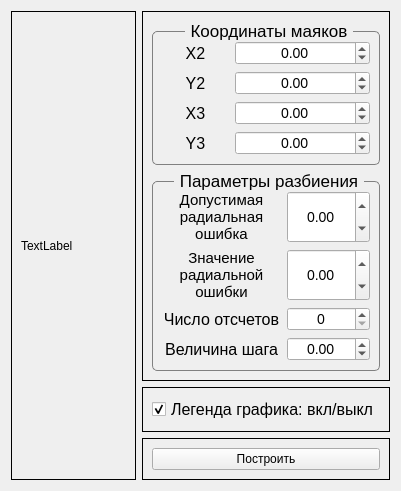
      <widget class="QWidget" name="page_method_1">
       <attribute name="title">
        <string>Разностно-дальномерный</string>
       </attribute>
       <layout class="QHBoxLayout" name="horizontalLayout_3">
        <item>
         <layout class="QHBoxLayout" name="h_layout_main_m_1" stretch="10,5">
          <item>
           <widget class="QFrame" name="frame_graph_m_1">
            <property name="frameShape">
             <enum>QFrame::Box</enum>
            </property>
            <property name="frameShadow">
             <enum>QFrame::Plain</enum>
            </property>
            <layout class="QHBoxLayout" name="horizontalLayout_9">
             <item>
              <widget class="QLabel" name="lbl_to_morph_into_graph_m_1">
               <property name="text">
                <string>TextLabel</string>
               </property>
              </widget>
             </item>
            </layout>
           </widget>
          </item>
          <item>
           <layout class="QVBoxLayout" name="v_layout_active_m_1" stretch="20,2,3">
            <item>
             <widget class="QFrame" name="frame_parameters_m_1">
              <property name="frameShape">
               <enum>QFrame::Box</enum>
              </property>
              <property name="frameShadow">
               <enum>QFrame::Plain</enum>
              </property>
              <layout class="QVBoxLayout" name="verticalLayout_3">
               <item>
                <widget class="QGroupBox" name="groupBox_coords_m_1">
                 <property name="baseSize">
                  <size>
                   <width>0</width>
                   <height>0</height>
                  </size>
                 </property>
                 <property name="font">
                  <font>
                   <pointsize>13</pointsize>
                  </font>
                 </property>
                 <property name="styleSheet">
                  <string notr="true">QGroupBox{border:1px solid gray;border-radius:5px;margin-top: 10px;}
QGroupBox::title{subcontrol-origin: margin; subcontrol-position:top center;padding:0 3px;}</string>
                 </property>
                 <property name="title">
                  <string>Координаты маяков</string>
                 </property>
                 <property name="alignment">
                  <set>Qt::AlignCenter</set>
                 </property>
                 <layout class="QHBoxLayout" name="horizontalLayout_7">
                  <item>
                   <layout class="QGridLayout" name="gridLayout_coords_m_1" columnstretch="1,2">
                    <property name="sizeConstraint">
                     <enum>QLayout::SetDefaultConstraint</enum>
                    </property>
                    <item row="1" column="1">
                     <widget class="QDoubleSpinBox" name="doubleSpinBox_y1_m_1">
                      <property name="sizePolicy">
                       <sizepolicy hsizetype="Minimum" vsizetype="Minimum">
                        <horstretch>0</horstretch>
                        <verstretch>0</verstretch>
                       </sizepolicy>
                      </property>
                      <property name="font">
                       <font>
                        <pointsize>-1</pointsize>
                       </font>
                      </property>
                      <property name="styleSheet">
                       <string notr="true">QDoubleSpinBox{font-size: 14px; text-align: right}</string>
                      </property>
                      <property name="alignment">
                       <set>Qt::AlignCenter</set>
                      </property>
                      <property name="minimum">
                       <double>-1000.000000000000000</double>
                      </property>
                      <property name="maximum">
                       <double>1000.000000000000000</double>
                      </property>
                      <property name="value">
                       <double>0.000000000000000</double>
                      </property>
                     </widget>
                    </item>
                    <item row="0" column="1">
                     <widget class="QDoubleSpinBox" name="doubleSpinBox_x1_m_1">
                      <property name="sizePolicy">
                       <sizepolicy hsizetype="Minimum" vsizetype="Minimum">
                        <horstretch>0</horstretch>
                        <verstretch>0</verstretch>
                       </sizepolicy>
                      </property>
                      <property name="font">
                       <font>
                        <pointsize>-1</pointsize>
                       </font>
                      </property>
                      <property name="styleSheet">
                       <string notr="true">QDoubleSpinBox{font-size: 14px; text-align: right}</string>
                      </property>
                      <property name="alignment">
                       <set>Qt::AlignCenter</set>
                      </property>
                      <property name="minimum">
                       <double>-1000.000000000000000</double>
                      </property>
                      <property name="maximum">
                       <double>1000.000000000000000</double>
                      </property>
                     </widget>
                    </item>
                    <item row="0" column="0">
                     <widget class="QLabel" name="label_x1_m_1">
                      <property name="font">
                       <font>
                        <pointsize>12</pointsize>
                       </font>
                      </property>
                      <property name="text">
                       <string>X2</string>
                      </property>
                      <property name="alignment">
                       <set>Qt::AlignCenter</set>
                      </property>
                     </widget>
                    </item>
                    <item row="2" column="0">
                     <widget class="QLabel" name="label_x2_m_1">
                      <property name="font">
                       <font>
                        <pointsize>12</pointsize>
                       </font>
                      </property>
                      <property name="text">
                       <string>X3</string>
                      </property>
                      <property name="alignment">
                       <set>Qt::AlignCenter</set>
                      </property>
                     </widget>
                    </item>
                    <item row="1" column="0">
                     <widget class="QLabel" name="label_y1_m_1">
                      <property name="font">
                       <font>
                        <pointsize>12</pointsize>
                       </font>
                      </property>
                      <property name="text">
                       <string>Y2</string>
                      </property>
                      <property name="alignment">
                       <set>Qt::AlignCenter</set>
                      </property>
                     </widget>
                    </item>
                    <item row="3" column="0">
                     <widget class="QLabel" name="label_y2_m_1">
                      <property name="font">
                       <font>
                        <pointsize>12</pointsize>
                       </font>
                      </property>
                      <property name="text">
                       <string>Y3</string>
                      </property>
                      <property name="alignment">
                       <set>Qt::AlignCenter</set>
                      </property>
                     </widget>
                    </item>
                    <item row="2" column="1">
                     <widget class="QDoubleSpinBox" name="doubleSpinBox_x2_m_1">
                      <property name="sizePolicy">
                       <sizepolicy hsizetype="Minimum" vsizetype="Minimum">
                        <horstretch>0</horstretch>
                        <verstretch>0</verstretch>
                       </sizepolicy>
                      </property>
                      <property name="font">
                       <font>
                        <pointsize>-1</pointsize>
                       </font>
                      </property>
                      <property name="styleSheet">
                       <string notr="true">QDoubleSpinBox{font-size: 14px; text-align: right}</string>
                      </property>
                      <property name="alignment">
                       <set>Qt::AlignCenter</set>
                      </property>
                      <property name="minimum">
                       <double>-1000.000000000000000</double>
                      </property>
                      <property name="maximum">
                       <double>1000.000000000000000</double>
                      </property>
                     </widget>
                    </item>
                    <item row="3" column="1">
                     <widget class="QDoubleSpinBox" name="doubleSpinBox_y2_m_1">
                      <property name="sizePolicy">
                       <sizepolicy hsizetype="Minimum" vsizetype="Minimum">
                        <horstretch>0</horstretch>
                        <verstretch>0</verstretch>
                       </sizepolicy>
                      </property>
                      <property name="font">
                       <font>
                        <pointsize>-1</pointsize>
                       </font>
                      </property>
                      <property name="styleSheet">
                       <string notr="true">QDoubleSpinBox{font-size: 14px; text-align: right}</string>
                      </property>
                      <property name="alignment">
                       <set>Qt::AlignCenter</set>
                      </property>
                      <property name="minimum">
                       <double>-1000.000000000000000</double>
                      </property>
                      <property name="maximum">
                       <double>1000.000000000000000</double>
                      </property>
                     </widget>
                    </item>
                   </layout>
                  </item>
                 </layout>
                </widget>
               </item>
               <item>
                <widget class="QGroupBox" name="groupBox_partition_parameters_m_1">
                 <property name="font">
                  <font>
                   <pointsize>13</pointsize>
                  </font>
                 </property>
                 <property name="styleSheet">
                  <string notr="true">QGroupBox{border:1px solid gray;border-radius:5px;margin-top: 10px;}
QGroupBox::title{subcontrol-origin: margin; subcontrol-position:top center;padding:0 3px;}</string>
                 </property>
                 <property name="title">
                  <string>Параметры разбиения</string>
                 </property>
                 <property name="alignment">
                  <set>Qt::AlignCenter</set>
                 </property>
                 <layout class="QHBoxLayout" name="horizontalLayout_8">
                  <item>
                   <layout class="QGridLayout" name="gridLayout_params_m_1" columnstretch="5,3">
                    <item row="0" column="0">
                     <widget class="QLabel" name="label_sigma_d_m_1">
                      <property name="font">
                       <font>
                        <pointsize>11</pointsize>
                       </font>
                      </property>
                      <property name="acceptDrops">
                       <bool>false</bool>
                      </property>
                      <property name="text">
                       <string>Допустимая радиальная ошибка</string>
                      </property>
                      <property name="textFormat">
                       <enum>Qt::AutoText</enum>
                      </property>
                      <property name="scaledContents">
                       <bool>false</bool>
                      </property>
                      <property name="alignment">
                       <set>Qt::AlignCenter</set>
                      </property>
                      <property name="wordWrap">
                       <bool>true</bool>
                      </property>
                     </widget>
                    </item>
                    <item row="2" column="0">
                     <widget class="QLabel" name="label_p_m_1">
                      <property name="font">
                       <font>
                        <pointsize>12</pointsize>
                       </font>
                      </property>
                      <property name="text">
                       <string>Число отсчетов</string>
                      </property>
                      <property name="alignment">
                       <set>Qt::AlignCenter</set>
                      </property>
                     </widget>
                    </item>
                    <item row="3" column="0">
                     <widget class="QLabel" name="label_r_m_1">
                      <property name="font">
                       <font>
                        <pointsize>12</pointsize>
                       </font>
                      </property>
                      <property name="text">
                       <string>Величина шага</string>
                      </property>
                      <property name="alignment">
                       <set>Qt::AlignCenter</set>
                      </property>
                     </widget>
                    </item>
                    <item row="1" column="0">
                     <widget class="QLabel" name="label_sigma_r_m_1">
                      <property name="font">
                       <font>
                        <pointsize>11</pointsize>
                       </font>
                      </property>
                      <property name="text">
                       <string>Значение радиальной ошибки</string>
                      </property>
                      <property name="alignment">
                       <set>Qt::AlignCenter</set>
                      </property>
                      <property name="wordWrap">
                       <bool>true</bool>
                      </property>
                     </widget>
                    </item>
                    <item row="0" column="1">
                     <widget class="QDoubleSpinBox" name="doubleSpinBox_sigma_d_m_1">
                      <property name="sizePolicy">
                       <sizepolicy hsizetype="Minimum" vsizetype="Minimum">
                        <horstretch>0</horstretch>
                        <verstretch>0</verstretch>
                       </sizepolicy>
                      </property>
                      <property name="font">
                       <font>
                        <pointsize>-1</pointsize>
                       </font>
                      </property>
                      <property name="styleSheet">
                       <string notr="true">QDoubleSpinBox{font-size: 14px; text-align: right}</string>
                      </property>
                      <property name="alignment">
                       <set>Qt::AlignCenter</set>
                      </property>
                      <property name="minimum">
                       <double>-1000.000000000000000</double>
                      </property>
                      <property name="maximum">
                       <double>1000.000000000000000</double>
                      </property>
                     </widget>
                    </item>
                    <item row="1" column="1">
                     <widget class="QDoubleSpinBox" name="doubleSpinBox_sigma_r_m_1">
                      <property name="sizePolicy">
                       <sizepolicy hsizetype="Minimum" vsizetype="Minimum">
                        <horstretch>0</horstretch>
                        <verstretch>0</verstretch>
                       </sizepolicy>
                      </property>
                      <property name="font">
                       <font>
                        <pointsize>-1</pointsize>
                       </font>
                      </property>
                      <property name="styleSheet">
                       <string notr="true">QDoubleSpinBox{font-size: 14px; text-align: right}</string>
                      </property>
                      <property name="alignment">
                       <set>Qt::AlignCenter</set>
                      </property>
                      <property name="minimum">
                       <double>-1000.000000000000000</double>
                      </property>
                      <property name="maximum">
                       <double>1000.000000000000000</double>
                      </property>
                     </widget>
                    </item>
                    <item row="2" column="1">
                     <widget class="QSpinBox" name="spinBox_p_m_1">
                      <property name="sizePolicy">
                       <sizepolicy hsizetype="Minimum" vsizetype="Minimum">
                        <horstretch>0</horstretch>
                        <verstretch>0</verstretch>
                       </sizepolicy>
                      </property>
                      <property name="font">
                       <font>
                        <pointsize>-1</pointsize>
                       </font>
                      </property>
                      <property name="styleSheet">
                       <string notr="true">QSpinBox{font-size: 14px; text-align: right}</string>
                      </property>
                      <property name="alignment">
                       <set>Qt::AlignCenter</set>
                      </property>
                      <property name="maximum">
                       <number>1000</number>
                      </property>
                     </widget>
                    </item>
                    <item row="3" column="1">
                     <widget class="QDoubleSpinBox" name="doubleSpinBox_r_m_1">
                      <property name="sizePolicy">
                       <sizepolicy hsizetype="Minimum" vsizetype="Minimum">
                        <horstretch>0</horstretch>
                        <verstretch>0</verstretch>
                       </sizepolicy>
                      </property>
                      <property name="font">
                       <font>
                        <pointsize>-1</pointsize>
                       </font>
                      </property>
                      <property name="styleSheet">
                       <string notr="true">QDoubleSpinBox{font-size: 14px; text-align: right}</string>
                      </property>
                      <property name="alignment">
                       <set>Qt::AlignCenter</set>
                      </property>
                      <property name="minimum">
                       <double>-1000.000000000000000</double>
                      </property>
                      <property name="maximum">
                       <double>1000.000000000000000</double>
                      </property>
                     </widget>
                    </item>
                   </layout>
                  </item>
                 </layout>
                </widget>
               </item>
              </layout>
             </widget>
            </item>
            <item>
             <widget class="QFrame" name="frame_legend_m_1">
              <property name="frameShape">
               <enum>QFrame::Box</enum>
              </property>
              <property name="frameShadow">
               <enum>QFrame::Plain</enum>
              </property>
              <layout class="QHBoxLayout" name="horizontalLayout_5">
               <item>
                <widget class="QCheckBox" name="checkBox_legend_m_1">
                 <property name="sizePolicy">
                  <sizepolicy hsizetype="Minimum" vsizetype="Minimum">
                   <horstretch>0</horstretch>
                   <verstretch>0</verstretch>
                  </sizepolicy>
                 </property>
                 <property name="font">
                  <font>
                   <pointsize>12</pointsize>
                  </font>
                 </property>
                 <property name="text">
                  <string>Легенда графика: вкл/выкл</string>
                 </property>
                 <property name="iconSize">
                  <size>
                   <width>32</width>
                   <height>20</height>
                  </size>
                 </property>
                 <property name="checked">
                  <bool>true</bool>
                 </property>
                </widget>
               </item>
              </layout>
             </widget>
            </item>
            <item>
             <widget class="QFrame" name="frame_buttons_m_1">
              <property name="frameShape">
               <enum>QFrame::Box</enum>
              </property>
              <property name="frameShadow">
               <enum>QFrame::Plain</enum>
              </property>
              <layout class="QHBoxLayout" name="horizontalLayout_4">
               <item>
                <widget class="QPushButton" name="btn_plot_m_1">
                 <property name="sizePolicy">
                  <sizepolicy hsizetype="Minimum" vsizetype="Minimum">
                   <horstretch>0</horstretch>
                   <verstretch>0</verstretch>
                  </sizepolicy>
                 </property>
                 <property name="text">
                  <string>Построить</string>
                 </property>
                </widget>
               </item>
              </layout>
             </widget>
            </item>
           </layout>
          </item>
         </layout>
        </item>
       </layout>
      </widget>
